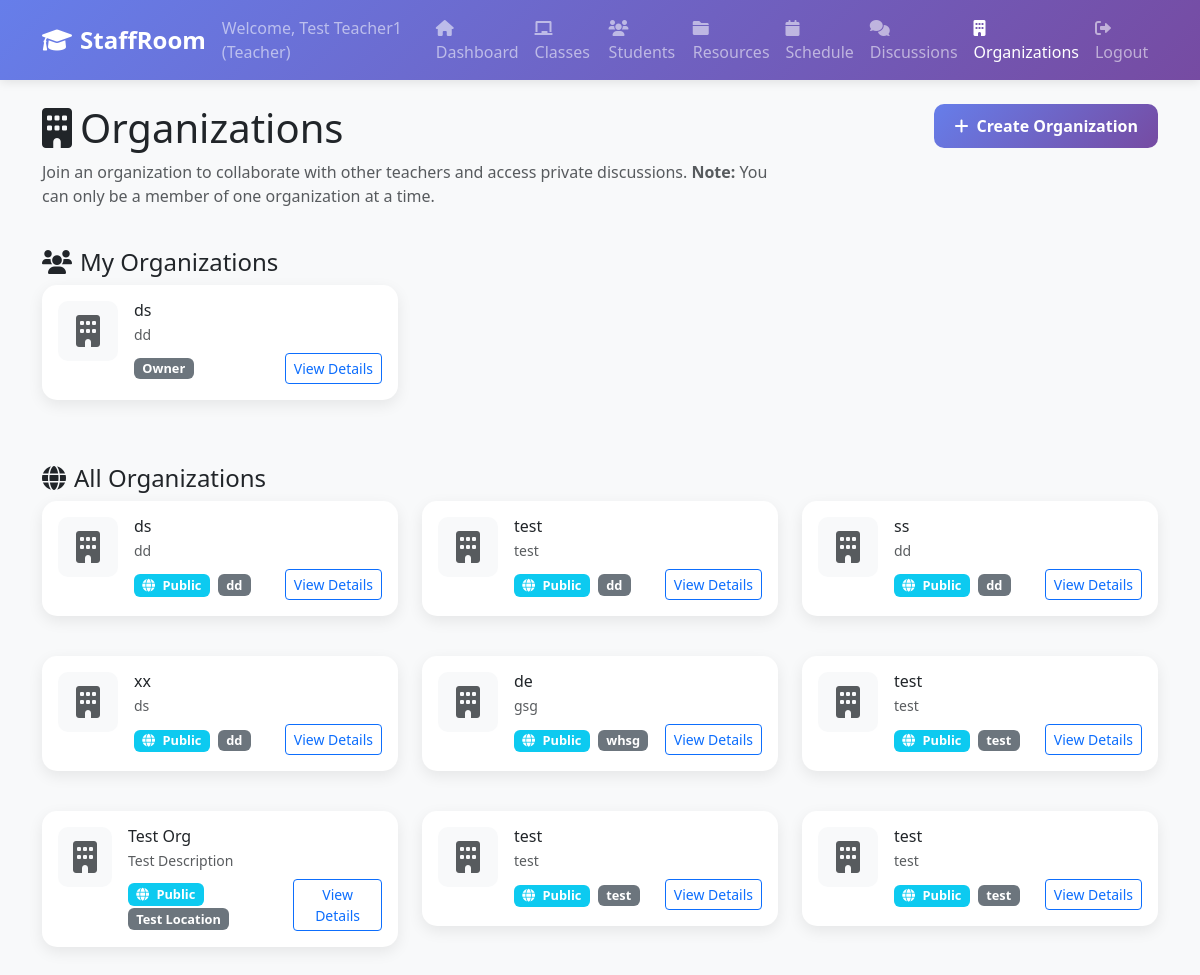
The app's page /organizations (signed in), older data.
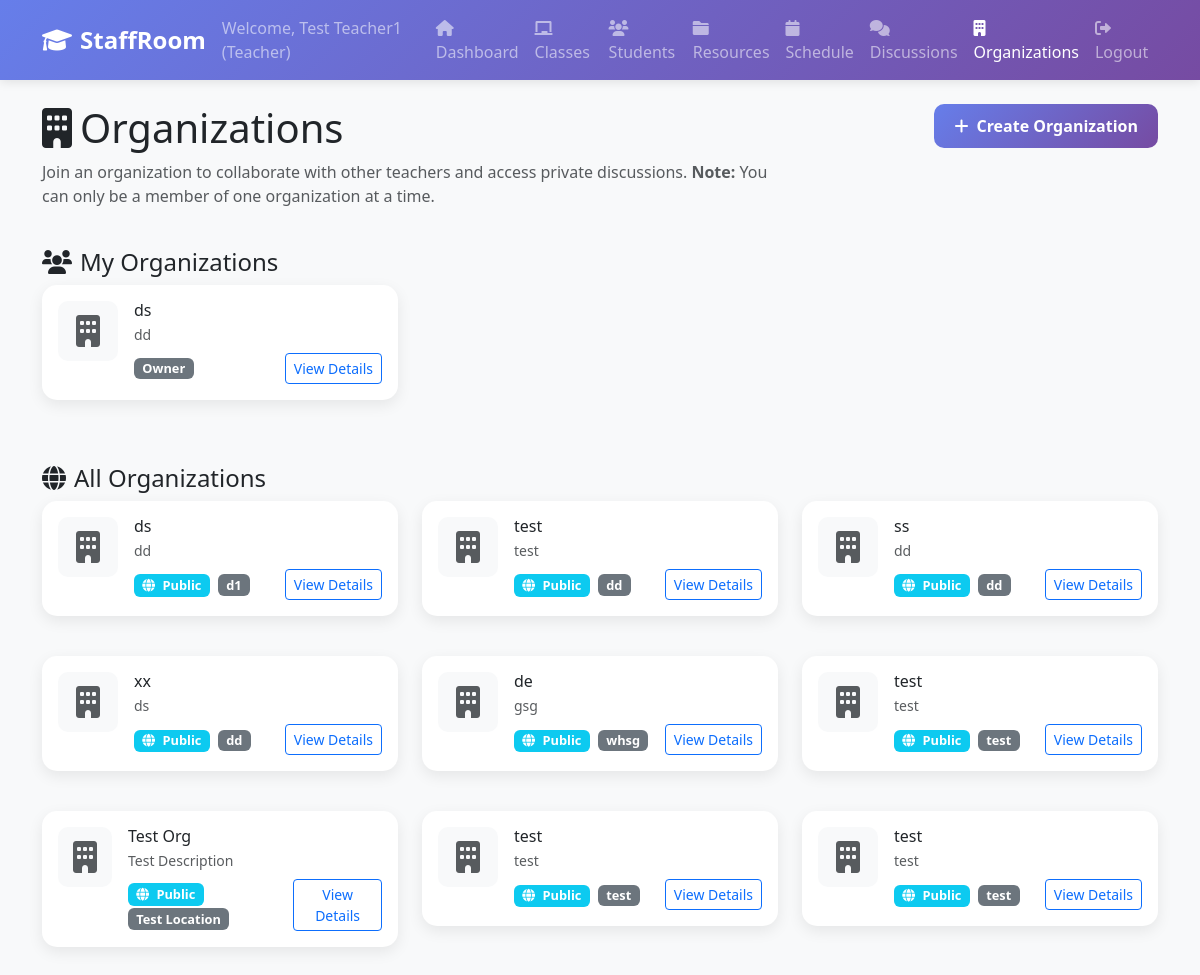
The same page, newer data.
### tables this page shows
CREATE TABLE organization_memberships (
        id INTEGER PRIMARY KEY AUTOINCREMENT,
        organization_id INTEGER NOT NULL,
        user_id INTEGER NOT NULL,
        role TEXT DEFAULT 'member' CHECK (role IN ('owner', 'admin', 'member')),
        joined_at TIMESTAMP DEFAULT CURRENT_TIMESTAMP,
        FOREIGN KEY (organization_id) REFERENCES organizations (id),
        FOREIGN KEY (user_id) REFERENCES users (id),
        UNIQUE(organization_id, user_id)
    );

CREATE TABLE organizations (
                id INTEGER PRIMARY KEY AUTOINCREMENT,
                name TEXT NOT NULL,
                description TEXT,
                about TEXT,
                location TEXT,
                contact_email TEXT,
                contact_phone TEXT,
                website TEXT,
                logo_filename TEXT,
                logo_path TEXT,
                is_public BOOLEAN DEFAULT 1,
                discussion_privacy TEXT DEFAULT 'public' CHECK (discussion_privacy IN ('public', 'private')),
                created_by INTEGER NOT NULL,
                created_at TIMESTAMP DEFAULT CURRENT_TIMESTAMP,
                updated_at TIMESTAMP DEFAULT CURRENT_TIMESTAMP, banner_filename TEXT, banner_path TEXT,
                FOREIGN KEY (created_by) REFERENCES users (id)
            );

### web_app.py (the view)
@app.route('/organizations')
def organizations():
    if 'user_id' not in session:
        return redirect(url_for('login'))
    organizations = db.get_all_organizations()
    user_organizations = db.get_user_organizations(session['user_id'])
    return render_template('organizations.html',
                         organizations=organizations,
                         user_organizations=user_organizations,
                         can_create_org=session['user_type'] == 'teacher')

### web_app.py (called while the page is built)
    def get_connection(self):
        if self.db_path.startswith('postgresql://'):
            import psycopg2
            from psycopg2.extras import RealDictCursor
            conn = psycopg2.connect(self.db_path, cursor_factory=RealDictCursor)
        else:
            db_file = self.db_path.replace('sqlite:///', '')
            conn = sqlite3.connect(db_file)
            conn.row_factory = sqlite3.Row
        return conn

    def get_all_organizations(self):
        conn = self.get_connection()
        cursor = conn.execute("""
            SELECT o.*, u.first_name, u.last_name
            FROM organizations o
            JOIN users u ON o.created_by = u.id
            ORDER BY o.created_at DESC
        """)
        organizations = [dict(row) for row in cursor.fetchall()]
        conn.close()
        return organizations

    def get_user_organizations(self, user_id):
        conn = self.get_connection()
        cursor = conn.execute("""
            SELECT o.*, om.role, om.joined_at
            FROM organizations o
            JOIN organization_memberships om ON o.id = om.organization_id
            WHERE om.user_id = ?
            ORDER BY om.joined_at DESC
            LIMIT 1
        """, (user_id,))
        result = cursor.fetchone()
        conn.close()
        return [dict(result)] if result else []

### templates/organizations.html (shortened to what this page needs)
{% extends "common/base.html" %}
{% block content %}
        <div class="row mb-4">
            <div class="col-md-8">
                <h1><i class="fas fa-building me-2"></i>Organizations</h1>
                <p class="text-muted">Join an organization to collaborate with other teachers and access private discussions. <strong>Note:</strong> You can only be a member of one organization at a time.</p>
            </div>
            <div class="col-md-4 text-end">
                {% if can_create_org %}
                <button class="btn btn-primary" data-bs-toggle="modal" data-bs-target="#newOrganizationModal">
                    <i class="fas fa-plus me-2"></i>Create Organization
                </button>
                {% endif %}
            </div>
        </div>
        {% if user_organizations %}
        <div class="row mb-4">
            <div class="col-12">
                <h4><i class="fas fa-users me-2"></i>My Organizations</h4>
                <div class="row">
                    {% for org in user_organizations %}
                    <div class="col-md-6 col-lg-4 mb-3">
                        <div class="card organization-card">
                            <div class="card-body">
                                <div class="d-flex align-items-start">
                                    {% if org.logo_filename %}
                                    <img src="/download/{{ org.logo_filename }}" class="organization-logo me-3" alt="Logo">
                                    {% else %}
                                    <div class="organization-logo me-3 bg-light d-flex align-items-center justify-content-center">
                                        <i class="fas fa-building fa-2x text-muted"></i>
                                    </div>
                                    {% endif %}
                                    <div class="flex-grow-1">
                                        <h6 class="card-title mb-1">{{ org.name }}</h6>
                                        <p class="card-text small text-muted mb-2">{{ org.description[:100] }}{% if org.description|length > 100 %}...{% endif %}</p>
                                        <div class="d-flex justify-content-between align-items-center">
                                            <span class="badge bg-secondary privacy-badge">{{ org.role.title() }}</span>
                                            <a href="{{ url_for('organization_detail', org_id=org.id) }}" class="btn btn-sm btn-outline-primary">
                                                View Details
                                            </a>
                                        </div>
                                    </div>
                                </div>
                            </div>
                        </div>
                    </div>
                    {% endfor %}
                </div>
            </div>
        </div>
        {% endif %}
        <div class="row">
            <div class="col-12">
                <h4><i class="fas fa-globe me-2"></i>All Organizations</h4>
                {% if organizations %}
                    <div class="row">
                        {% for org in organizations %}
                        <div class="col-md-6 col-lg-4 mb-3">
                            <div class="card organization-card">
                                <div class="card-body">
                                    <div class="d-flex align-items-start">
                                        {% if org.logo_filename %}
                                        <img src="/download/{{ org.logo_filename }}" class="organization-logo me-3" alt="Logo">
                                        {% else %}
                                        <div class="organization-logo me-3 bg-light d-flex align-items-center justify-content-center">
                                            <i class="fas fa-building fa-2x text-muted"></i>
                                        </div>
                                        {% endif %}
                                        <div class="flex-grow-1">
                                            <h6 class="card-title mb-1">{{ org.name }}</h6>
                                            <p class="card-text small text-muted mb-2">{{ org.description[:100] }}{% if org.description|length > 100 %}...{% endif %}</p>
                                            <div class="d-flex justify-content-between align-items-center">
                                                <div>
                                                    <span class="badge bg-info privacy-badge me-1">
                                                        <i class="fas fa-{% if org.discussion_privacy == 'public' %}globe{% else %}lock{% endif %} me-1"></i>
                                                        {{ org.discussion_privacy.title() }}
                                                    </span>
                                                    <span class="badge bg-secondary privacy-badge">{{ org.location or 'Online' }}</span>
                                                </div>
                                                <a href="{{ url_for('organization_detail', org_id=org.id) }}" class="btn btn-sm btn-outline-primary">
                                                    View Details
                                                </a>
                                            </div>
                                        </div>
                                    </div>
                                </div>
                            </div>
                        </div>
                        {% endfor %}
                    </div>
                {% endif %}
            </div>
        </div>
{% endblock %}

### templates/common/base.html (shortened to what this page needs)
<!DOCTYPE html>
<html lang="en">
<head>
    <link href="https://cdn.jsdelivr.net/npm/bootstrap@5.3.0/dist/css/bootstrap.min.css" rel="stylesheet">
    <link href="https://cdnjs.cloudflare.com/ajax/libs/font-awesome/6.0.0/css/all.min.css" rel="stylesheet">
</head>
<body>
    {% include 'common/header.html' %}
    <div class="container mt-4">
        {% block content %}{% endblock %}
    </div>
</body>
</html>

### templates/common/header.html (shortened to what this page needs)
<nav class="navbar navbar-expand-lg navbar-dark">
    <div class="container">
        <a class="navbar-brand" href="{{ url_for('dashboard') }}">
            <i class="fas fa-graduation-cap me-2"></i>StaffRoom
        </a>
        <div class="navbar-nav ms-auto">
            <span class="navbar-text me-3">
                Welcome, {{ session.first_name }} {{ session.last_name }} ({{ session.user_type.title() }})
            </span>
            <a class="nav-link {% if request.endpoint == 'dashboard' %}active{% endif %}" href="{{ url_for('dashboard') }}">
                <i class="fas fa-home me-1"></i>Dashboard
            </a>
            <a class="nav-link {% if request.endpoint == 'classes' %}active{% endif %}" href="{{ url_for('classes') }}">
                <i class="fas fa-chalkboard me-1"></i>Classes
            </a>
            <a class="nav-link {% if request.endpoint == 'students' %}active{% endif %}" href="{{ url_for('students') }}">
                <i class="fas fa-users me-1"></i>Students
            </a>
            <a class="nav-link {% if request.endpoint == 'resources' %}active{% endif %}" href="{{ url_for('resources') }}">
                <i class="fas fa-folder me-1"></i>Resources
            </a>
            <a class="nav-link {% if request.endpoint == 'schedule' %}active{% endif %}" href="{{ url_for('schedule') }}">
                <i class="fas fa-calendar me-1"></i>Schedule
            </a>
            <a class="nav-link {% if request.endpoint == 'discussions' or request.endpoint == 'global_discussions' %}active{% endif %}" href="{{ url_for('discussions') }}">
                <i class="fas fa-comments me-1"></i>Discussions
            </a>
            <a class="nav-link {% if request.endpoint == 'organizations' %}active{% endif %}" href="{{ url_for('organizations') }}">
                <i class="fas fa-building me-1"></i>Organizations
            </a>
            <a class="nav-link" href="{{ url_for('logout') }}">
                <i class="fas fa-sign-out-alt me-1"></i>Logout
            </a>
        </div>
    </div>
</nav>

Row changes from the older to the newer data that the page shows:
changed organizations (number 1 of 9 on the later page): location "dd" → "d1"
